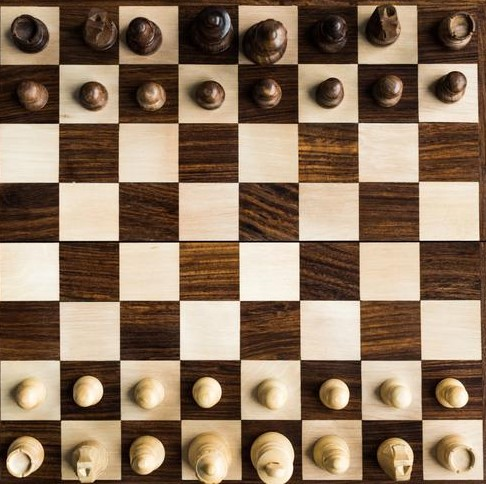
#> input picture raw_chessboards/chess_board_1.jpg, 486 x 484 px, found by its file name
$ python generate_dataset.py
#> lines starting #> are read from the running program, lines starting #| are printed output that depends on the picture

import cv2
import os
import numpy as np

raw_chessboard_path = "C:\\Users\\yimin\\OneDrive\\Documents\\Coding Projects\\Chess Recognition\\raw_chessboards"
transformed_chessboard_path = "C:\\Users\\yimin\\OneDrive\\Documents\\Coding Projects\\Chess Recognition\\raw_chessboards_transformed"
# dest_path = "C:\\Users\\yimin\\OneDrive\\Documents\\Coding Projects\\Chess Recognition\\generated_pieces"
dest_path = "C:\\Users\\yimin\\OneDrive\\Documents\\Coding Projects\\Chess Recognition\\chess_pieces\\train"


number_to_piece = {
    0: "black_bishop",
    1: "black_king",
    2: "black_knight",
    3: "black_pawn",
    4: "black_queen",
    5: "black_rook",
    6: "empty",
    7: "white_bishop",
    8: "white_king",
    9: "white_knight",
    10: "white_pawn",
    11: "white_queen",
    12: "white_rook",
}


# Initialize the chess board with black pieces on top
chess_board = [
    [5, 2, 0, 4, 1, 0, 2, 5],
    [3, 3, 3, 3, 3, 3, 3, 3],
    [6, 6, 6, 6, 6, 6, 6, 6],
    [6, 6, 6, 6, 6, 6, 6, 6],
    [6, 6, 6, 6, 6, 6, 6, 6],
    [6, 6, 6, 6, 6, 6, 6, 6],
    [10, 10, 10, 10, 10, 10, 10, 10],
    [12, 9, 7, 11, 8, 7, 9, 12]
]


board_to_corner_coordinates = {
    "chess_board_1.jpg": [[0,0],[1755,23],[1792,1792],[0,1792]],
    "chess_board_2.jpg": [[16,31],[1780,27],[1754,1753],[18,1772]],
    "chess_board_3.jpg": [[36,45],[1769,40],[1783,1790],[31,1783]],
    #"chess_board_4.jpg": [[,],[,],[,],[,]],


}

for filename in os.listdir(raw_chessboard_path):
    img = cv2.imread(os.path.join(raw_chessboard_path, filename))
#> img is the input picture: shape (484, 486, 3); mean B, G, R 96.2, 118.1, 141.2
    img = cv2.resize(img,(1792,1792)) # 224*8
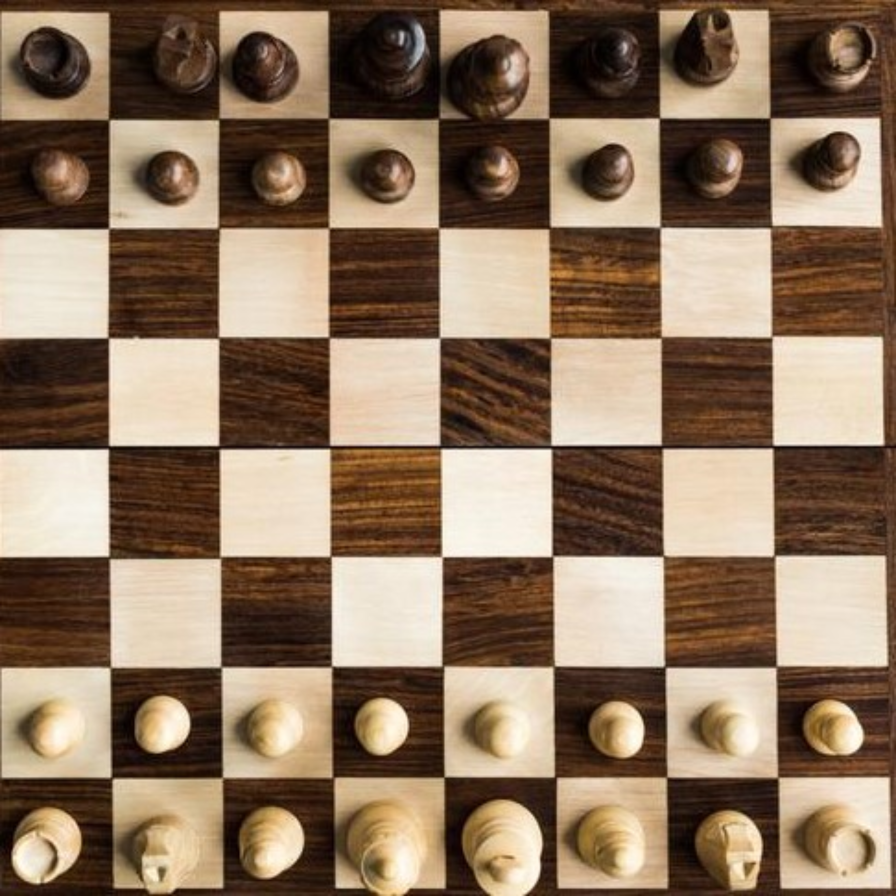
#> img: shape (1792, 1792, 3) (shown at 1/2 size); mean B, G, R 96.1, 118, 141.1
    cv2.imwrite(os.path.join(transformed_chessboard_path,filename),img)
#> pass 2 of the loop `for filename in os.listdir(raw_chessboard_path):`:
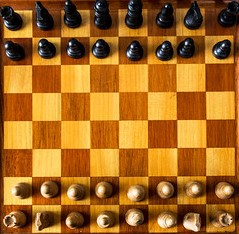
#> input picture raw_chessboards/chess_board_10.jpg, 239 x 234 px, found by its file name
#> img is the input picture: shape (234, 239, 3); mean B, G, R 32.5, 103.1, 163.7
#> `img = cv2.resize(img,(1792,1792))`:
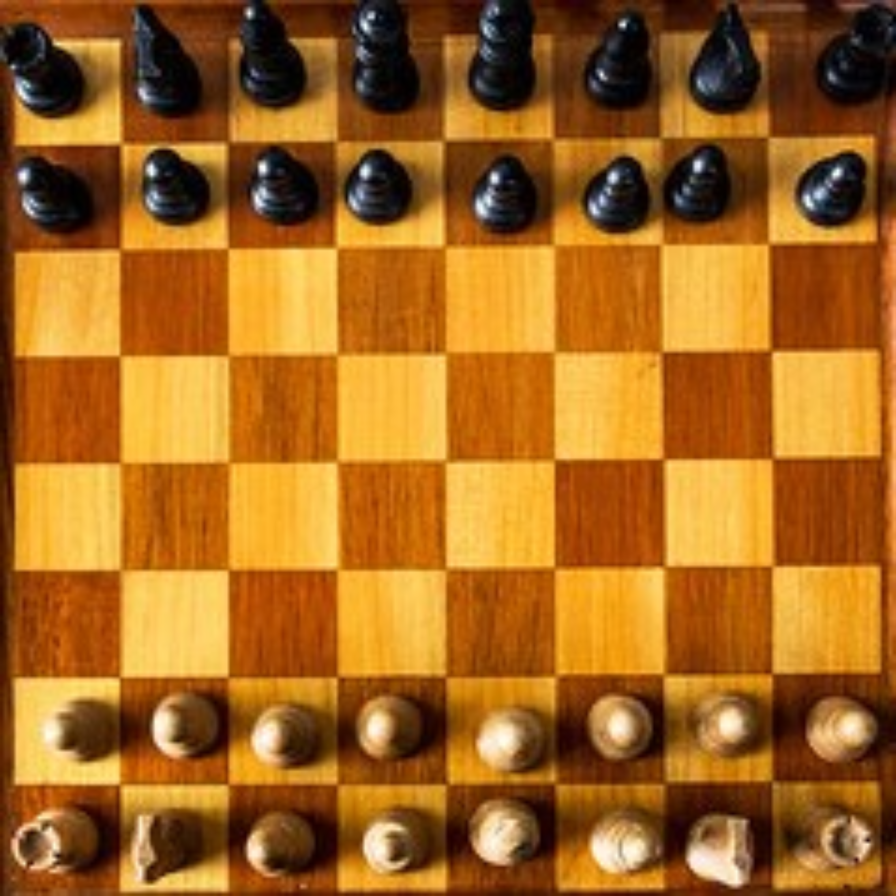
#> img: shape (1792, 1792, 3) (shown at 1/2 size); mean B, G, R 32.4, 103, 163.6

def warp(img,coordinates):
    coordinates = np.array(coordinates)
    dest_img = np.zeros((1792,1792,3))
    dest_coordinates = np.array([[0, 0],[1792, 0],[1792, 1792],[0, 1792]])

    h, status = cv2.findHomography(coordinates, dest_coordinates)

    warped_img = cv2.warpPerspective(img, h, (dest_img.shape[1],dest_img.shape[0]))
    return warped_img


#> (the run stopped early here; a loop or call above may not have finished)
